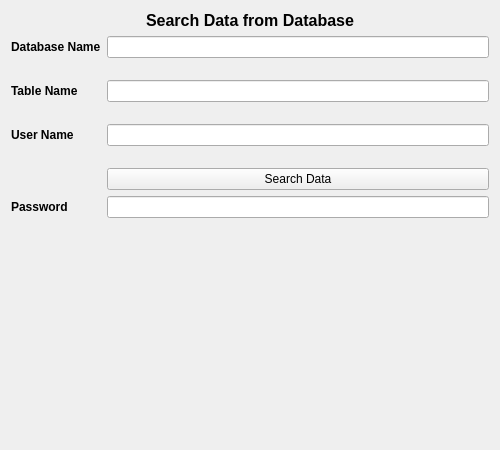
<?xml version="1.0" encoding="UTF-8"?>
<ui version="4.0">
 <class>Form</class>
 <widget class="QWidget" name="Form">
  <property name="geometry">
   <rect>
    <x>0</x>
    <y>0</y>
    <width>500</width>
    <height>450</height>
   </rect>
  </property>
  <property name="windowTitle">
   <string>Form</string>
  </property>
  <layout class="QFormLayout" name="formLayout">
   <item row="0" column="0" colspan="2">
    <widget class="QLabel" name="label">
     <property name="font">
      <font>
       <pointsize>12</pointsize>
       <bold>true</bold>
      </font>
     </property>
     <property name="text">
      <string>Search Data from Database</string>
     </property>
     <property name="alignment">
      <set>Qt::AlignCenter</set>
     </property>
    </widget>
   </item>
   <item row="1" column="0">
    <widget class="QLabel" name="label_dbname">
     <property name="font">
      <font>
       <bold>true</bold>
      </font>
     </property>
     <property name="text">
      <string>Database Name</string>
     </property>
    </widget>
   </item>
   <item row="1" column="1">
    <widget class="QLineEdit" name="lineEdit_dbname"/>
   </item>
   <item row="2" column="1">
    <spacer name="verticalSpacer">
     <property name="orientation">
      <enum>Qt::Vertical</enum>
     </property>
     <property name="sizeType">
      <enum>QSizePolicy::Fixed</enum>
     </property>
     <property name="sizeHint" stdset="0">
      <size>
       <width>20</width>
       <height>10</height>
      </size>
     </property>
    </spacer>
   </item>
   <item row="3" column="0">
    <widget class="QLabel" name="label_tblname">
     <property name="font">
      <font>
       <bold>true</bold>
      </font>
     </property>
     <property name="text">
      <string>Table Name</string>
     </property>
    </widget>
   </item>
   <item row="3" column="1">
    <widget class="QLineEdit" name="lineEdit_tblname"/>
   </item>
   <item row="4" column="1">
    <spacer name="verticalSpacer_2">
     <property name="orientation">
      <enum>Qt::Vertical</enum>
     </property>
     <property name="sizeType">
      <enum>QSizePolicy::Fixed</enum>
     </property>
     <property name="sizeHint" stdset="0">
      <size>
       <width>20</width>
       <height>10</height>
      </size>
     </property>
    </spacer>
   </item>
   <item row="5" column="0">
    <widget class="QLabel" name="label_username">
     <property name="font">
      <font>
       <bold>true</bold>
      </font>
     </property>
     <property name="text">
      <string>User Name</string>
     </property>
    </widget>
   </item>
   <item row="5" column="1">
    <widget class="QLineEdit" name="lineEdit_username"/>
   </item>
   <item row="6" column="1">
    <spacer name="verticalSpacer_6">
     <property name="orientation">
      <enum>Qt::Vertical</enum>
     </property>
     <property name="sizeType">
      <enum>QSizePolicy::Fixed</enum>
     </property>
     <property name="sizeHint" stdset="0">
      <size>
       <width>0</width>
       <height>10</height>
      </size>
     </property>
    </spacer>
   </item>
   <item row="7" column="1">
    <widget class="QPushButton" name="pushButton_search">
     <property name="text">
      <string>Search Data</string>
     </property>
    </widget>
   </item>
   <item row="8" column="0">
    <widget class="QLabel" name="label_password">
     <property name="font">
      <font>
       <bold>true</bold>
      </font>
     </property>
     <property name="text">
      <string>Password</string>
     </property>
    </widget>
   </item>
   <item row="8" column="1">
    <widget class="QLineEdit" name="lineEdit_username_2"/>
   </item>
   <item row="9" column="0" colspan="2">
    <widget class="QLabel" name="label_result">
     <property name="font">
      <font>
       <bold>true</bold>
      </font>
     </property>
     <property name="text">
      <string/>
     </property>
    </widget>
   </item>
  </layout>
 </widget>
 <resources/>
 <connections/>
</ui>
